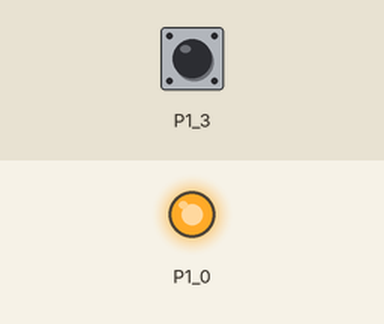
This sketch was run on a simulated TI MSP430 LaunchPad. Shown: output pins drawn as LEDs (lit = HIGH). Inputs (shaded band) come from the test bench; at power-on: P1_3 HIGH.

Above: at 1.0 s.
At 3.0 s:
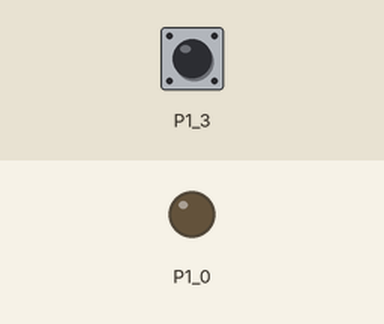
Timing chart, 0 to 5.2 s (numbered marks = the images above):
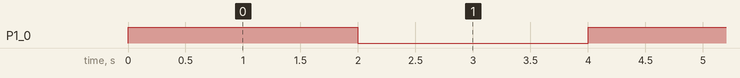

The sketch:

exp1.ino
```cpp
void setup() {
  pinMode(RED_LED, OUTPUT);
  pinMode(PUSH2, INPUT_PULLUP);
}

void blink(uint32_t latency){
  digitalWrite(RED_LED, HIGH);
  delay(latency);
  digitalWrite(RED_LED, LOW);
  delay(latency);
}

void loop() {
  // read the state of the pushbutton value:
  int buttonState = digitalRead(PUSH2);

  if (buttonState == HIGH) { // not pressed
    blink(2000);
  }
  else {
    blink(100);
  }
}
```

Measured:
- by itself, P1_0: alternates HIGH for 2.0 s and LOW for 2.0 s
